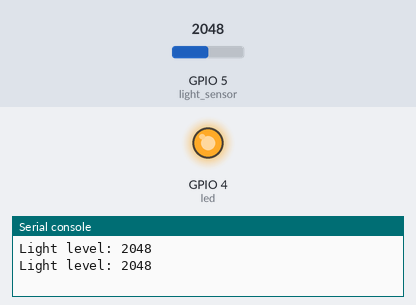
Recording of a program running on a simulated ESP32 board running MicroPython. Shown: output pins drawn as LEDs (lit = HIGH), the last lines printed to the serial console. The inputs (shaded band) are chosen by the test bench; at power-on: GPIO 5 (light_sensor) = 2048 (analog values on the 0–4095 scale).

Above: at 1.2 s.
1.3 s: GPIO 5 (light_sensor) set to 2008
At 2.4 s:
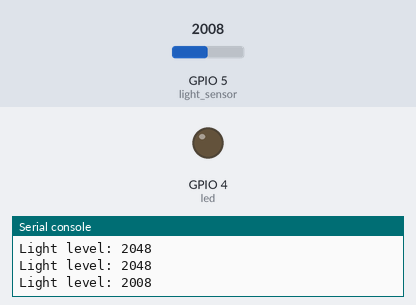
3.5 s: GPIO 5 (light_sensor) set to 2047
At 5.1 s:
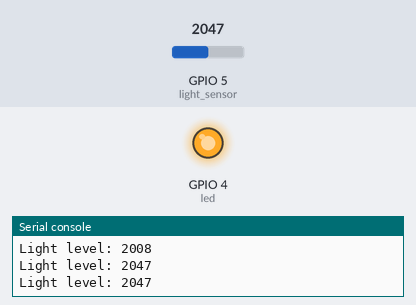
5.5 s: GPIO 5 (light_sensor) set to 1228
At 6.6 s:
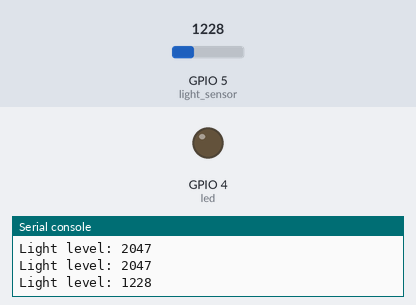
Timing chart, 0 to 8.5 s (numbered marks = the images above; inputs shaded):
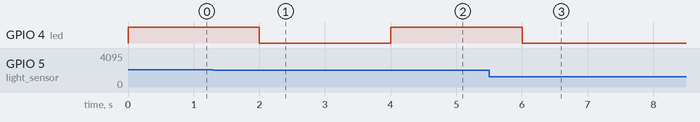

The program:

main.py
```python
import time
from machine import ADC, Pin

light_sensor = ADC(5, atten=ADC.ATTN_0DB)
led = Pin(4, Pin.OUT)

while True:
  light = light_sensor.read()
  print('Light level:', light)
  if light < 2047:
    led.off()
  else:
    led.on()

  time.sleep(1)
```

Measured:
- the behaviour switches between 2047 and 2046 on GPIO 5 (light_sensor) (found by bisection; images 0 and 1)
- after the input at 1.3 s, GPIO 4 (led): HIGH → LOW after 0.70 s
- after the input at 3.5 s, GPIO 4 (led): LOW → HIGH after 0.50 s
- after the input at 5.5 s, GPIO 4 (led): HIGH → LOW after 0.50 s
